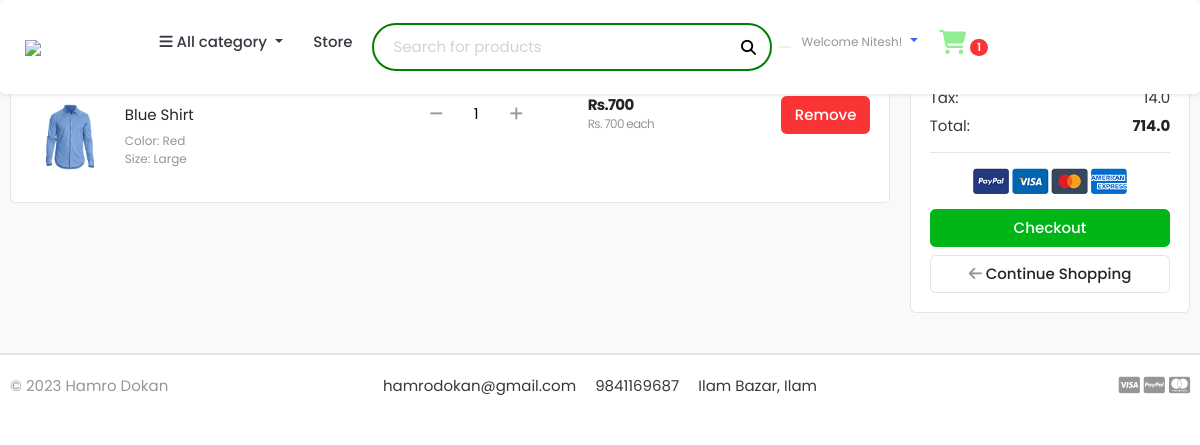
Before: /cart/ (signed in) with the older database file.
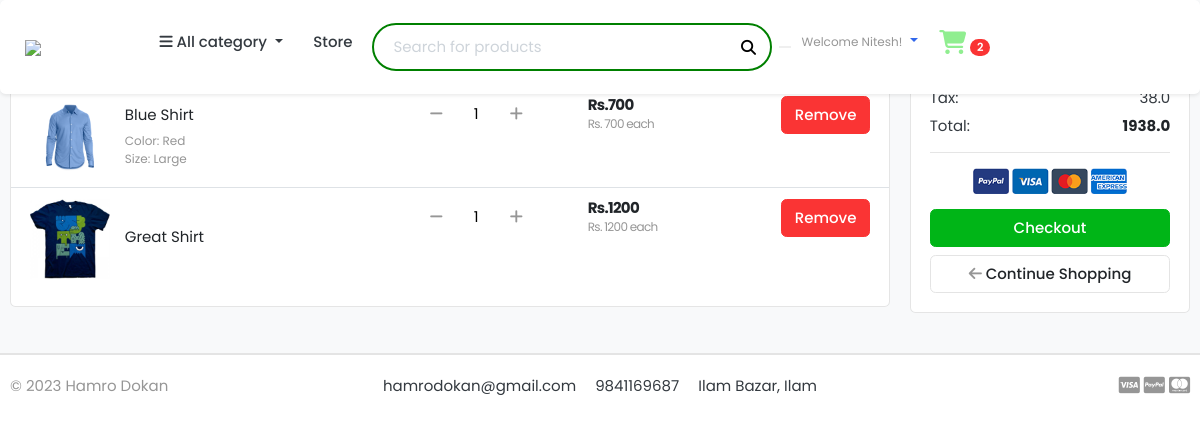
After: the same page with the newer database file.
### accounts/models.py (models this page shows, shortened)
class Account(AbstractBaseUser):
    first_name = models.CharField(max_length=50)
    last_name = models.CharField(max_length=50)
    username = models.CharField(max_length=50, unique=True)
    email  = models.EmailField(max_length=100, unique=True)
    phone_number = models.CharField(max_length=100)
    country = models.CharField(max_length=100, blank=True)
    date_joined = models.DateTimeField(auto_now_add=True)
    last_login = models.DateTimeField(auto_now_add=True)
    is_admin = models.BooleanField(default=False)
    is_staff = models.BooleanField(default=False)
    is_active = models.BooleanField(default=False)
    is_superadmin = models.BooleanField(default=False)
    USERNAME_FIELD  = 'email' #this is to make email default login method
    REQUIRED_FIELDS = ['first_name','last_name','username']
    objects = MyAccountManager() #informing this class about the above class

### carts/models.py (models this page shows, shortened)
class CartItem(models.Model):
    user = models.ForeignKey(Account, on_delete=models.CASCADE, null=True)
    product = models.ForeignKey(Product,on_delete=models.CASCADE)
    variation = models.ManyToManyField(Variation, blank=True)
    cart  = models.ForeignKey(Cart, on_delete=models.CASCADE, null=True)
    quantity = models.IntegerField()
    is_active = models.BooleanField(default=True)
    def sub_total(self):
        return self.product.price * self.quantity

### store/models.py (models this page shows, shortened)
class Product(models.Model):
    product_name = models.CharField(max_length=100)
    slug = models.SlugField(max_length=50)
    price = models.IntegerField()
    description = models.TextField(max_length=500, blank=True)
    Image = models.ImageField(upload_to="photos/products")
    stock = models.IntegerField()
    is_available = models.BooleanField(default=True)
    category = models.ForeignKey(Category, on_delete=models.CASCADE)
    created_date = models.DateTimeField(auto_now_add=True)
    modified_date = models.DateTimeField(auto_now=True)
    def get_url(self):
        return reverse('product_detail', args=[self.category.slug, self.slug])

class Variation(models.Model):
    product = models.ForeignKey(Product, on_delete=models.CASCADE)
    variation_category = models.CharField(max_length=100, choices=variation_category_choices)
    variation_value = models.CharField(max_length=100)
    is_active = models.BooleanField(default=True)
    created_date = models.DateTimeField(auto_now=True)
    objects = VariationManager() #calling the above method

### carts/views.py (the view)
# urls.py: path('',views.cart, name='cart'),
def cart(request, total=0, quantity=0, cart_items=None):
    try:
        tax = 0
        grand_total = 0
        if  request.user.is_authenticated:
            cart_items = CartItem.objects.filter(user=request.user, is_active=True)
        else:
            cart = Cart.objects.get(cart_id=_cart_id(request))
            cart_items = CartItem.objects.filter(cart=cart, is_active=True)
        for cart_item in cart_items:
            total += (cart_item.product.price * cart_item.quantity)
            quantity += cart_item.quantity
        tax = (2* total) / 100
        grand_total = total + tax
    except ObjectDoesNotExist:
        pass #just ignore
    context = {
        'total': total,
        'quantity': quantity,
        'cart_items': cart_items,
        'tax': tax,
        'grand_total': grand_total,
    }
    return render(request, 'store/cart.html', context)

### templates/store/cart.html (shortened to what this page needs)
{% extends 'base.html' %}
{% load static %}
{% block content  %}
    <section class="section-content padding-y bg">
        <div class="container">
            {% if not cart_items %}
                    <h3 class="text-center mb-5"> Shopping cart is empty </h3>
                    <div class="text-center">
                        <a class="btn btn-success mt-5" href="{% url 'store' %}"><i class="fa-solid fa-arrow-left"></i> Continue Shopping</a>
                    </div>
            {% else %}
                <div class="row">
                    <aside class="col-lg-9">
                <div class="card">
                    <table class="table table-shopping-cart">
                    <thead class="text-muted">
                    <tr class="small text-uppercase">
                    <th scope="col text-center">Product</th>
                    <th scope="col text-center" width="120">Quantity</th>
                    <th scope="col text-center" width="120">Price</th>
                    </tr>
                    </thead>
                    <tbody>
                    {% for cart_item in cart_items %}
                        <tr>
                            <td>
                                <figure class="itemside align-items-center">
                                    <div class="aside"><img src="{{ cart_item.product.Image.url }}" class="img-sm"></div>
                                        <figcaption class="info">
                                            <a href="{{ cart_item.product.get_url }}" class="title text-dark">{{ cart_item.product.product_name }}</a>
                                            {% if cart_item.variation.all %}
                                                {% for items in cart_item.variation.all %}
                                                    <p class="text-muted small">{{ items.variation_category | capfirst }}: {{ items.variation_value | capfirst }} <br> </p>
                                                {% endfor %}
                                            {% endif %}
                                        </figcaption>
                                </figure>
                            </td>
                                <td>
                                                <div class="col">
                                                    <div class="input-group input-spinner">
                                                        <div class="input-group-prepend">
                                                            <a href="{% url 'decrement_cart_item' cart_item.product.id cart_item.id %}" class="btn btn-light border-0" class="button" id="button-plus"> <i class="fa fa-minus"></i></a>
                                                        </div>
                                                        <input type="text" style="width: 40px;text-align: center; border: none;" value="{{ cart_item.quantity }}">
                                                        <div class="input-group-append">
                                                            <form action="{% url 'add_cart' cart_item.product.id %}" method="POST">
                                                                <button class="btn btn-light border-0" type="submit" id="button-minus"> <i class="fa fa-plus"></i> </button>
                                                            </form>
                                                        </div>
                                                    </div>
                                                </div>
                                </td>
                                <td>
                                    <div class="price-wrap">
                                        <var class="price">Rs.{{ cart_item.sub_total }}</var>
                                        <small class="text-muted"> Rs. {{ cart_item.product.price }} each </small>
                                    </div>
                                </td>
                                <td class="text-right">
                                    <a href="{% url 'remove_cart_item' cart_item.product.id cart_item.id %}" class="btn btn-danger" onclick="return confirm('Are you sure you want to remove this item form the cart')"> Remove</a>
                                </td>
                        </tr>
                    {% endfor %}
                    </tbody>
                    </table>
                    </div>
                        </aside>
                        <aside class="col-lg-3">
                            <div class="card">
                            <div class="card-body">
                                <dl class="dlist-align">
                                <dt>Total price:</dt>
                                <dd class="text-right">{{ total }}</dd>
                                </dl>
                                <dl class="dlist-align">
                                <dt>Tax:</dt>
                                <dd class="text-right">{{ tax }}</dd>
                                </dl>
                                <dl class="dlist-align">
                                <dt>Total:</dt>
                                <dd class="text-right text-dark b"><strong>{{ grand_total }}</strong></dd>
                                </dl>
                                <hr>
                                <p class="text-center mb-3">
                                    <img src="{% static '/images/misc/payments.png' %}" height="26">
                                </p>
                                <a href="{% url 'checkout' %}" class="btn btn-success btn-block"> Checkout </a>
                                <a href="{% url 'store' %}" class="btn btn-light btn-block"><i class="fa-solid fa-arrow-left"></i> Continue Shopping</a>
                            </div>
                            </div>
                    </aside>
                </div>
            {% endif %}
        </div>
    </section>
{% endblock content %}

### templates/base.html (shortened to what this page needs)
{% load static %}
<!DOCTYPE HTML>
<html lang="en">
<head>
<link href="{% static 'css/bootstrap.css' %}" rel="stylesheet" type="text/css"/>
<link href="{% static 'fonts/fontawesome/css/all.min.css' %}" type="text/css" rel="stylesheet">
<link href="{% static 'fonts/fontawesome/css/all.css' %}" type="text/css" rel="stylesheet">
<link rel="stylesheet" href="https://cdnjs.cloudflare.com/ajax/libs/font-awesome/6.3.0/css/all.min.css"/>
<link href="{% static 'css/ui.css' %}" rel="stylesheet" type="text/css"/>
<link href="{% static 'css/responsive.css' %}" rel="stylesheet" media="only screen and (max-width: 1200px)"/>
</head>
{% include 'includes/navbar.html' %}
{% block content %}
{% endblock content %}
{% include 'includes/footer.html' %}

### templates/includes/navbar.html (shortened to what this page needs)
{% load static %}
<header class="section-header">
    <nav class="navbar navbar-expand-sm fixed-top shadow-sm mb-5 bg-white rounded" id="n">
        <div class="container-fluid py-3">
            <a href="{% url 'home' %}" class="navbar-brand ">
                <img class="logo" src="{% static 'images/logo_Rm_bg.png' %}">
            </a>
            <div class="collapse navbar-collapse" id="navbarContent">
                <ul class="navbar-nav">
                    <li class="nav-item dropdown">
                        <a class="nav-link btn dropdown-toggle btn" href="#" id="categoriesDropdown" role="button" data-toggle="dropdown" aria-haspopup="true" aria-expanded="false">
                            <i class="fa fa-bars"></i> All category
                        </a>
                    </li>
                    <li class="nav-item">
                        <a href="{% url 'store' %}" class=" ml-2 mr-2 nav-link btn">Store</a>
                    </li>
                    <li class="nav-item">
                        <form action="{% url 'search' %}" class="form-inline my-2 my-lg-0" method="GET">
                            <input class="form-control mr-sm-2" type="text" placeholder="Search for products" name="keyword" id="nav-search">
                            <button type="submit"><i class="fa fa-search"></i></button>
                        </form>
                    </li>
                    <li class="nav-item dropdown ml-auto">
                        <a href="#" class="nav-link dropdown-toggle" id="userDropdown" role="button" data-toggle="dropdown" aria-haspopup="true" aria-expanded="false">
                            {% if user.id is not None %}
                                <small class="text-muted">Welcome {{user.first_name}}!</small>
                            {% else %}
                                <small class="text-muted">Welcome Guest!</small>
                            {% endif %}
                        </a>
                    </li>
                        <li class="nav-item">
                            <a href="{% url 'cart' %}" class="nav-link">
                                <i class="fa fa-shopping-cart" id="kart"></i>
                                <span class="badge badge-pill badge-danger">{{cart_count}}</span>
                            </a>
                        </li>
                </ul>
            </div>
        </div>
    </nav>
</header>

### templates/includes/footer.html (shortened to what this page needs)
{% load static %}
<footer class="section-footer border-top">
	<div class="container">
		<section class="footer-bottom border-top row">
			<div class="col-md-2">
				<p class="text-muted"> &copy 2023 Hamro Dokan </p>
			</div>
			<div class="col-md-8 text-md-center">
				<span  class="px-2">hamrodokan@gmail.com</span>
				<span  class="px-2">9841169687</span>
				<span  class="px-2">Ilam Bazar, Ilam</span>
			</div>
			<div class="col-md-2 text-md-right text-muted">
			</div>
		</section>
	</div>
</footer>

Changed rows visible on the page:
added CartItem: product.Image (picture), product.product_name "Great Shirt", quantity "1", sub_total "1200", product.price "1200"
Other visible differences:
{{ cart_count }}: "1" → "2"
{{ tax }}: "14.0" → "38.0"
{{ grand_total }}: "714.0" → "1938.0"
